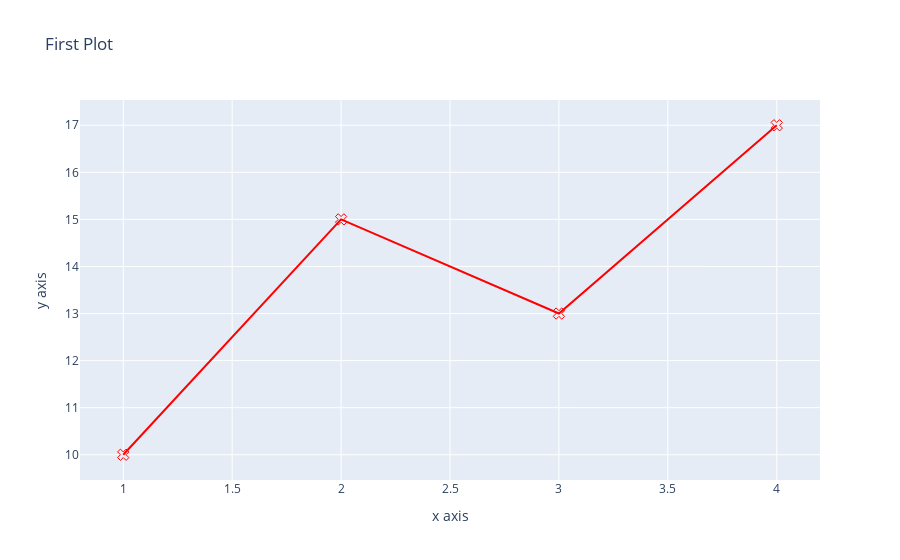

Write notebook code for a chart like this one.
### Markdown cell above
Как уже говорилось, все, что внутри осей координат и касается данных - настраивается внутри объекта, относящимся к данным. 

Так в объекте `go.Scatter` (который по сути создает словарь, вообще почти все в `plotly` построено на синтаксисе словарей) мы можем прописать тип, цвет и размер маркеров, всплывающий текст и т.д.). В `layout` подписываем шкалы x и y - обратите внимание, что внутри словаря некторые параметры в свою очередь тоже словари :)

### Code cell
trace0 = go.Scatter(
    x=[1, 2, 3, 4],
    y=[10, 15, 13, 17],
    marker={'color': 'red', 'symbol': 'x-open', 'size': 10}, # аттрибуты маркера - цвет, код символа, размер
    mode = 'lines+markers', # атрибуты графика. Здесь можно задать просто линию или маркеры, например
    text = ['one', 'two', 'three', 'four'], # подписи к точкам
    name = 'Red Trace' # имя в легенде
)

our_data = [trace0]
our_layout = go.Layout(
    title="First Plot", 
    xaxis={'title':'x axis'}, # заголовки шкал
    yaxis={'title':'y axis'})

# после того, как создали отдельно объекты и для data, и для layout, передаем их функции go.Figure()
fig = go.Figure(data=our_data, layout=our_layout)

fig.show()

### Figure 1 — Plotly figure (JSON) as saved in the notebook; plotly's stock layout.template omitted (floating-point values rounded to 4 significant figures)
{"data": [{"marker": {"color": "red", "size": 10, "symbol": "x-open"}, "mode": "lines+markers", "name": "Red Trace", "text": ["one", "two", "three", "four"], "type": "scatter", "x": [1, 2, 3, 4], "y": [10, 15, 13, 17]}], "layout": {"title": {"text": "First Plot"}, "xaxis": {"title": {"text": "x axis"}}, "yaxis": {"title": {"text": "y axis"}}}}
